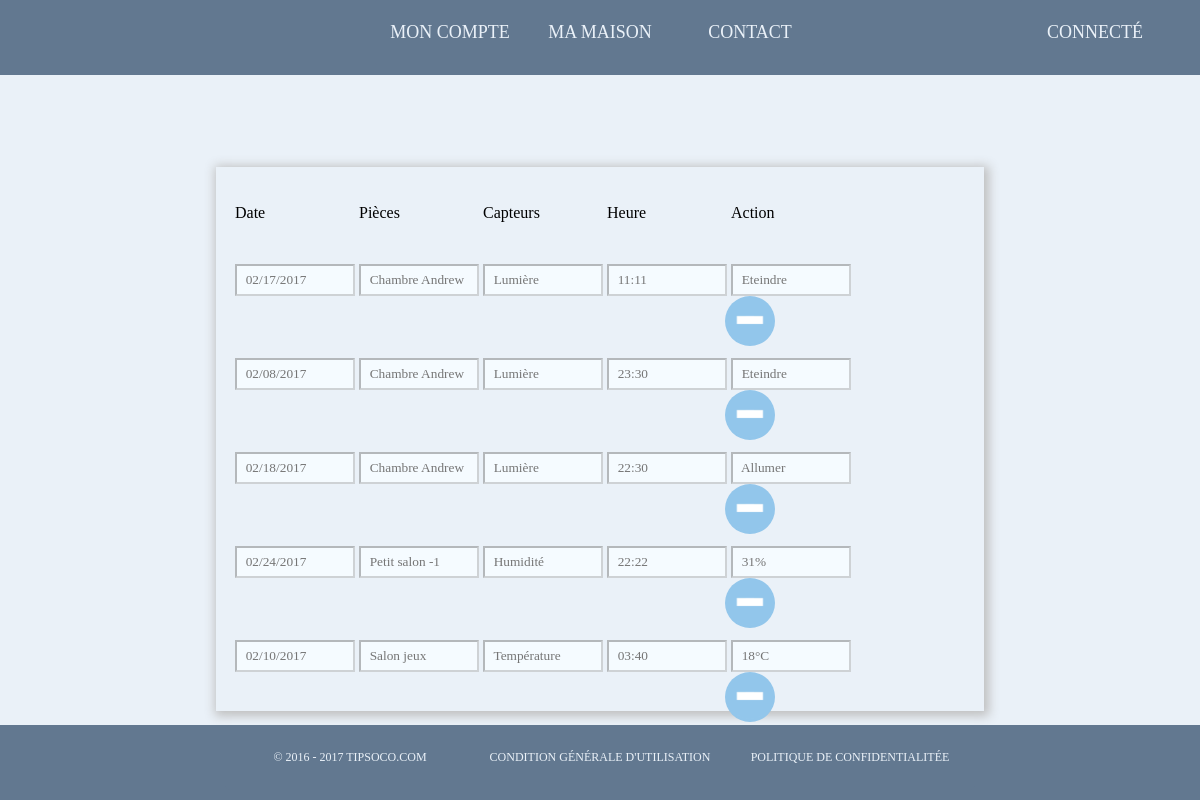
The page /Vue/eventlog.php (signed in) on the database as committed earlier.
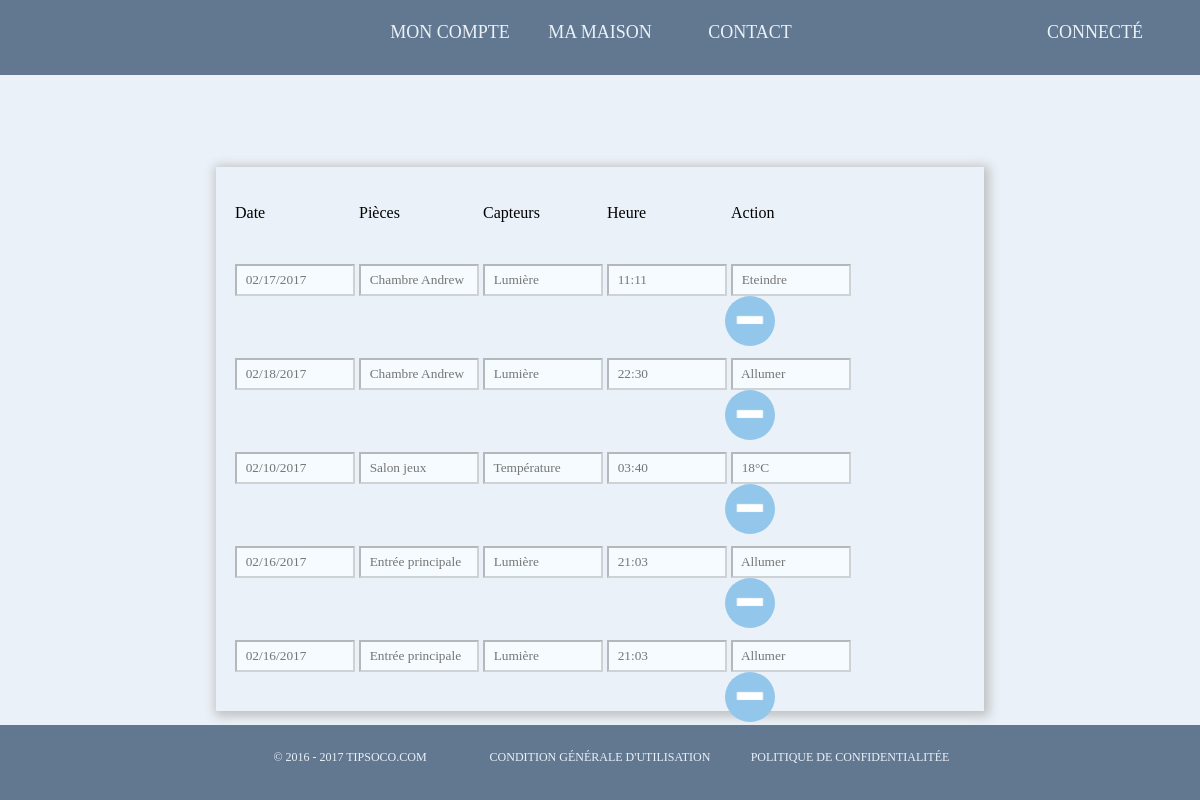
The same page on the database as committed later.
### tables this page shows
CREATE TABLE `event` (
  `idevent` int(11) NOT NULL,
  `idc` int(11) NOT NULL,
  `idsens` int(11) NOT NULL,
  `date` varchar(25) NOT NULL,
  `time` varchar(15) NOT NULL,
  `room` varchar(255) NOT NULL,
  `action` varchar(255) NOT NULL
);

### Vue/eventlog.php (the view, shortened to what this page needs)
<?php
require("../Modele/connexion.php");
if(isset($_SESSION['id']))
{
?>
<html>
<head>
	<link rel="stylesheet" type="text/css" href="../Styles/header_footer_for_connected_style.css">
	<link rel="stylesheet" type="text/css" href="../Styles/button.css">
	<link rel="stylesheet" type="text/css" href="../Styles/sensorparam.style.css">
</head>
	<body>
	    <div class="form" align="center">
	    	<br>
	    	<br>
			<br>
			<br>
			<form method="POST" action="">
				<table class="main-table">
					<tr>
						<td><br><label class="text-input" for="last-name" name="capteur">Date</label></td>
						<td><br><label class="text-input" for="last-name" name="room">Pièces</label></td>
						<td><br><label class="text-input" for="last-name" name="room">Capteurs</label></td>
						<td><br><label class="text-input" for="last-name" name="capteur">Heure</label></td>
						<td><br><label class="text-input" for="last-name" name="capteur">Action</label></td>
					</tr>
					<?php
					$idc = $_SESSION['id'];
					$reqevent = $bdd->prepare('SELECT * FROM event WHERE idc=?');
					$reqevent->execute(array($idc));
					$eventcount = $reqevent->rowCount();
					if($eventcount != 0)
					{
						while($fetch = $reqevent->fetch())
						{
							echo '<tr >';
								echo '<td><br><input class="input-box" type="text" name="sensor" value="" disabled placeholder="  '.$fetch['date'].'"</td>';
								echo '<td><br><input class="input-box" type="text" name="sensor" value="" disabled placeholder="  '.$fetch['room'].'"</td>';
								$idsens = $fetch['idsens'];
								$reqsens = $bdd->prepare('SELECT sensortype FROM sensors WHERE idsens=?');
								$reqsens->execute(array($idsens));
								$senscount = $reqsens->rowCount();
								$array = $reqsens->fetchAll(PDO::FETCH_COLUMN);
								for ($i = 0; $i <= $senscount-1; $i++)
						     	{
									echo '<td><br><input class="input-box" type="text" name="sensor" value="" disabled placeholder="  '.$array[$i].'"</td>';
									$value = $array[$i];
								}
								echo '<td><br><input class="input-box" type="text" name="sensor" value="" disabled placeholder="  '.$fetch['time'].'"</td>';
								if($value == "Lumière")
								{
									if($fetch['action'] == 0)
									{
										echo '<td><br><input class="input-box" type="text" name="sensor" value="" disabled placeholder="  Eteindre"</td>';
									}
									else
									{
										echo '<td><br><input class="input-box" type="text" name="sensor" value="" disabled placeholder="  Allumer"</td>';
									}
								}
								else
								{
									echo '<td><br><input class="input-box" type="text" name="sensor" value="" disabled placeholder="  '.$fetch['action'].'"</td>';
								}
								echo '<td><a href="delete-event.php?id='.$fetch['idevent'].'"><img style="position: relative;cursor: pointer;border-width: 1px;height: 50px;width: 50px;top: 3.8vh;right: 20vh;margin-top: 40px;margin-left: 30px;margin-right: 30px;border-radius: 100vh;" name="minus[]" src="../icon/minusbutton.png" id="minus"></a></td>';
							echo '</tr>';
							?>
                            <?php
						}
						}
						?>
				</table>
			</form>
			<br>
	</body>
</html>
<?php
}
else
{
	header("Location: login.php");
}
?>

### Styles/header_footer_for_connected_style.css (style rules this page uses)
header { height: 75px; width: 100%; background-color: #627890; }
* { font-family: calibri; }
body { margin: 0%; background-color: #EAF1F8; }
footer { z-index: 15; position: fixed; background-color: #627890; height: 75px; bottom: 0px; width: 100%; }
nav { position: relative; text-align: center; z-index: 5; }
nav > ul { list-style: none; padding: 0; margin: 0; display: inline-block; background: #627890; border-radius: 2px; }
nav > ul > li { float: left; width: 150px; height: 65px; line-height: 65px; position: relative; text-transform: uppercase; font-size: 18px; color: #EAF1F8; cursor: pointer; }
a.header { color: rgba(255, 255, 255, 0.7); text-decoration: none; }
a.header { color: #EAF1F8; text-decoration: none; }
nav a { color: #EAF1F8; text-decoration: none; }
nav { z-index: 5; }
.menu_der { z-index: 10; position: absolute; left: 85%; }
.menu_der > ul > li { width: 150px; height: 65px; }
nav.footer { position: relative; text-align: center; z-index: 5; }
nav.footer > ul { list-style: none; padding: 0; margin: 0; display: inline-block; background: #627890; border-radius: 5px; }
nav.footer > ul > li { float: left; width: 250px; height: 65px; line-height: 65px; position: relative; text-transform: uppercase; font-size: 12px; color: #EAF1F8; cursor: pointer; }

### Styles/button.css (style rules this page uses)
* { box-sizing: border-box; }
.main-table { width: 67vh; }

### Styles/sensorparam.style.css (style rules this page uses)
footer { position: absolute; bottom: 0px; }
* { font-family: "Calibri"; }
body { margin: 0%; height: 100vh; }
.input-box { width: 15vh; height: 4vh; }
table { padding: 2vh; box-shadow: 2px 2px 10px 3px #bfbfbf; }
.main-table { width: 67vh; }
input { background-color: #f5fbff; }

Rows that differ between the two databases and show on the page:
removed event: sensor "02/08/2017", sensor "Chambre Andrew", sensor "Lumière", sensor "23:30"
removed event: sensor "02/24/2017", sensor "Petit salon -1", sensor "Humidité", sensor "22:22", sensor "31%"
added event: sensor "02/16/2017", sensor "Entrée principale", sensor "Lumière", sensor "21:03"
added event: sensor "02/16/2017", sensor "Entrée principale", sensor "Lumière", sensor "21:03"
